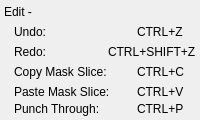
              <widget class="QWidget" name="widget_13" native="true">
               <property name="sizePolicy">
                <sizepolicy hsizetype="Preferred" vsizetype="Fixed">
                 <horstretch>0</horstretch>
                 <verstretch>0</verstretch>
                </sizepolicy>
               </property>
               <layout class="QVBoxLayout" name="verticalLayout_2">
                <property name="spacing">
                 <number>0</number>
                </property>
                <property name="leftMargin">
                 <number>4</number>
                </property>
                <property name="topMargin">
                 <number>2</number>
                </property>
                <property name="rightMargin">
                 <number>4</number>
                </property>
                <property name="bottomMargin">
                 <number>4</number>
                </property>
                <item>
                 <widget class="QWidget" name="widget_14" native="true">
                  <layout class="QHBoxLayout" name="horizontalLayout_15">
                   <property name="spacing">
                    <number>0</number>
                   </property>
                   <property name="margin">
                    <number>0</number>
                   </property>
                   <item>
                    <widget class="QLabel" name="label_18">
                     <property name="minimumSize">
                      <size>
                       <width>0</width>
                       <height>20</height>
                      </size>
                     </property>
                     <property name="text">
                      <string>Edit -</string>
                     </property>
                    </widget>
                   </item>
                  </layout>
                 </widget>
                </item>
                <item>
                 <widget class="QWidget" name="widget_56" native="true">
                  <property name="minimumSize">
                   <size>
                    <width>0</width>
                    <height>20</height>
                   </size>
                  </property>
                  <layout class="QHBoxLayout" name="horizontalLayout_52" stretch="2,1">
                   <property name="spacing">
                    <number>4</number>
                   </property>
                   <property name="leftMargin">
                    <number>10</number>
                   </property>
                   <property name="topMargin">
                    <number>0</number>
                   </property>
                   <property name="rightMargin">
                    <number>0</number>
                   </property>
                   <property name="bottomMargin">
                    <number>0</number>
                   </property>
                   <item>
                    <widget class="QLabel" name="label_86">
                     <property name="text">
                      <string>Undo:</string>
                     </property>
                    </widget>
                   </item>
                   <item>
                    <widget class="QLabel" name="label_87">
                     <property name="text">
                      <string>CTRL+Z</string>
                     </property>
                    </widget>
                   </item>
                  </layout>
                 </widget>
                </item>
                <item>
                 <widget class="QWidget" name="widget_57" native="true">
                  <property name="minimumSize">
                   <size>
                    <width>0</width>
                    <height>20</height>
                   </size>
                  </property>
                  <layout class="QHBoxLayout" name="horizontalLayout_53" stretch="2,1">
                   <property name="spacing">
                    <number>4</number>
                   </property>
                   <property name="leftMargin">
                    <number>10</number>
                   </property>
                   <property name="topMargin">
                    <number>0</number>
                   </property>
                   <property name="rightMargin">
                    <number>0</number>
                   </property>
                   <property name="bottomMargin">
                    <number>0</number>
                   </property>
                   <item>
                    <widget class="QLabel" name="label_88">
                     <property name="text">
                      <string>Redo:</string>
                     </property>
                    </widget>
                   </item>
                   <item>
                    <widget class="QLabel" name="label_89">
                     <property name="text">
                      <string>CTRL+SHIFT+Z</string>
                     </property>
                    </widget>
                   </item>
                  </layout>
                 </widget>
                </item>
                <item>
                 <widget class="QWidget" name="widget_15" native="true">
                  <property name="minimumSize">
                   <size>
                    <width>0</width>
                    <height>20</height>
                   </size>
                  </property>
                  <layout class="QHBoxLayout" name="horizontalLayout_16" stretch="2,1">
                   <property name="spacing">
                    <number>4</number>
                   </property>
                   <property name="leftMargin">
                    <number>10</number>
                   </property>
                   <property name="topMargin">
                    <number>0</number>
                   </property>
                   <property name="rightMargin">
                    <number>0</number>
                   </property>
                   <property name="bottomMargin">
                    <number>0</number>
                   </property>
                   <item>
                    <widget class="QLabel" name="label_19">
                     <property name="text">
                      <string>Copy Mask Slice:</string>
                     </property>
                    </widget>
                   </item>
                   <item>
                    <widget class="QLabel" name="label_20">
                     <property name="text">
                      <string>CTRL+C</string>
                     </property>
                    </widget>
                   </item>
                  </layout>
                 </widget>
                </item>
                <item>
                 <widget class="QWidget" name="widget_16" native="true">
                  <property name="minimumSize">
                   <size>
                    <width>0</width>
                    <height>20</height>
                   </size>
                  </property>
                  <layout class="QHBoxLayout" name="horizontalLayout_17" stretch="2,1">
                   <property name="spacing">
                    <number>4</number>
                   </property>
                   <property name="leftMargin">
                    <number>10</number>
                   </property>
                   <property name="topMargin">
                    <number>0</number>
                   </property>
                   <property name="rightMargin">
                    <number>0</number>
                   </property>
                   <property name="bottomMargin">
                    <number>0</number>
                   </property>
                   <item>
                    <widget class="QLabel" name="label_21">
                     <property name="text">
                      <string>Paste Mask Slice:</string>
                     </property>
                    </widget>
                   </item>
                   <item>
                    <widget class="QLabel" name="label_22">
                     <property name="text">
                      <string>CTRL+V</string>
                     </property>
                    </widget>
                   </item>
                  </layout>
                 </widget>
                </item>
                <item>
                 <widget class="QWidget" name="widget_61" native="true">
                  <layout class="QHBoxLayout" name="horizontalLayout_5" stretch="2,1">
                   <property name="spacing">
                    <number>4</number>
                   </property>
                   <property name="leftMargin">
                    <number>10</number>
                   </property>
                   <property name="topMargin">
                    <number>0</number>
                   </property>
                   <property name="rightMargin">
                    <number>0</number>
                   </property>
                   <property name="bottomMargin">
                    <number>0</number>
                   </property>
                   <item>
                    <widget class="QLabel" name="label_96">
                     <property name="text">
                      <string>Punch Through:</string>
                     </property>
                    </widget>
                   </item>
                   <item>
                    <widget class="QLabel" name="label_97">
                     <property name="text">
                      <string>CTRL+P</string>
                     </property>
                    </widget>
                   </item>
                  </layout>
                 </widget>
                </item>
               </layout>
              </widget>
